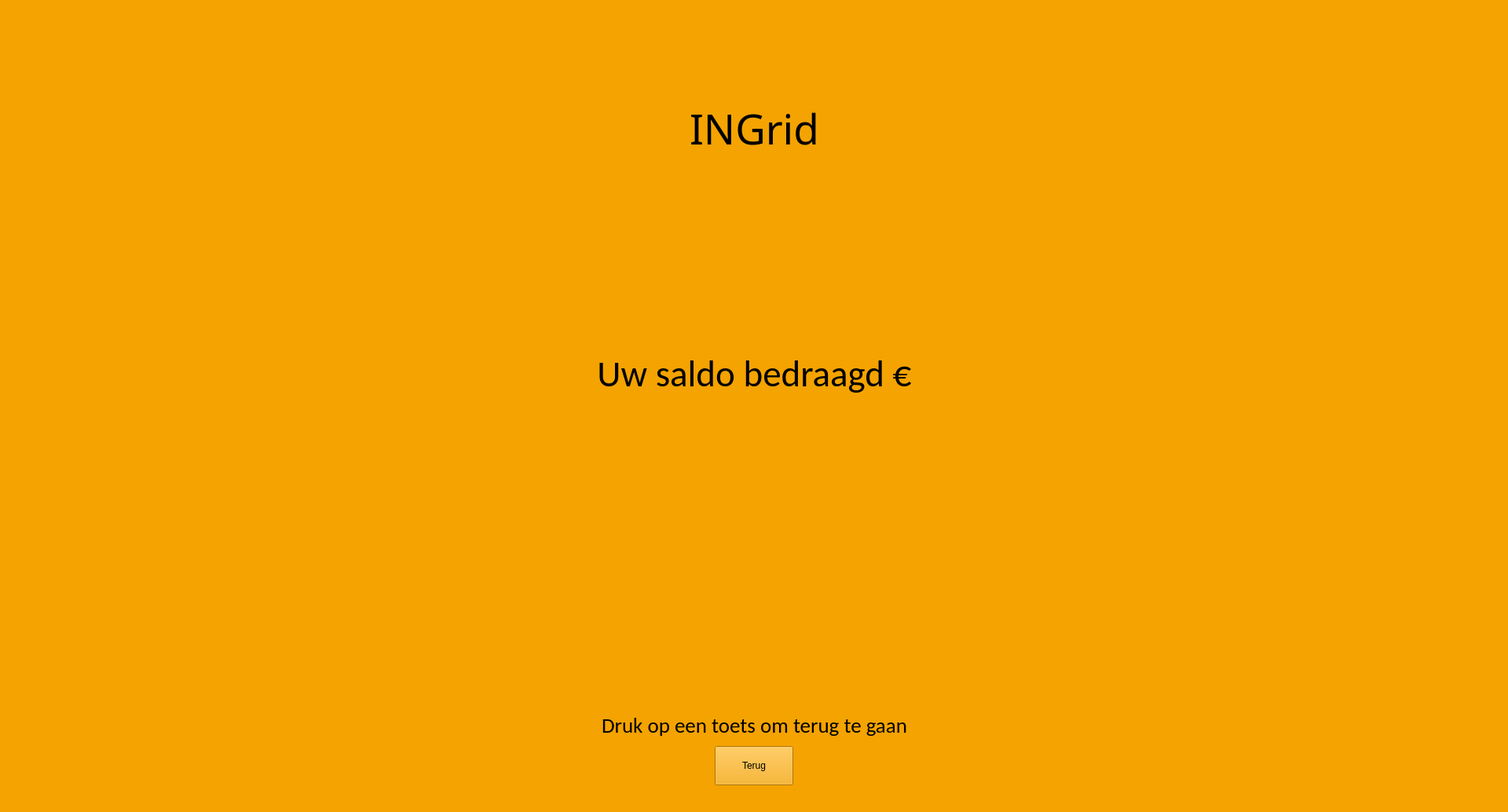
<?xml version="1.0" encoding="UTF-8"?>
<ui version="4.0">
 <class>main</class>
 <widget class="QMainWindow" name="main">
  <property name="geometry">
   <rect>
    <x>0</x>
    <y>0</y>
    <width>1920</width>
    <height>1034</height>
   </rect>
  </property>
  <property name="minimumSize">
   <size>
    <width>1920</width>
    <height>1034</height>
   </size>
  </property>
  <property name="windowTitle">
   <string>Saldo?</string>
  </property>
  <property name="layoutDirection">
   <enum>Qt::LeftToRight</enum>
  </property>
  <property name="styleSheet">
   <string notr="true">background-color: rgb(244, 163, 0);</string>
  </property>
  <widget class="QWidget" name="centralwidget">
   <widget class="QPushButton" name="backButton">
    <property name="geometry">
     <rect>
      <x>910</x>
      <y>950</y>
      <width>100</width>
      <height>50</height>
     </rect>
    </property>
    <property name="styleSheet">
     <string notr="true"/>
    </property>
    <property name="text">
     <string>Terug</string>
    </property>
   </widget>
   <widget class="QWidget" name="verticalLayoutWidget">
    <property name="geometry">
     <rect>
      <x>10</x>
      <y>10</y>
      <width>1901</width>
      <height>931</height>
     </rect>
    </property>
    <layout class="QVBoxLayout" name="verticalLayout">
     <item>
      <widget class="QLabel" name="label_1">
       <property name="font">
        <font>
         <family>Broadway</family>
         <pointsize>40</pointsize>
        </font>
       </property>
       <property name="text">
        <string>INGrid</string>
       </property>
       <property name="alignment">
        <set>Qt::AlignCenter</set>
       </property>
      </widget>
     </item>
     <item>
      <widget class="QLabel" name="label">
       <property name="font">
        <font>
         <family>Calibri</family>
         <pointsize>35</pointsize>
        </font>
       </property>
       <property name="text">
        <string>Uw saldo bedraagd €</string>
       </property>
       <property name="alignment">
        <set>Qt::AlignCenter</set>
       </property>
      </widget>
     </item>
     <item>
      <widget class="QLabel" name="label_2">
       <property name="font">
        <font>
         <family>Calibri</family>
         <pointsize>20</pointsize>
        </font>
       </property>
       <property name="text">
        <string>Druk op een toets om terug te gaan</string>
       </property>
       <property name="alignment">
        <set>Qt::AlignBottom|Qt::AlignHCenter</set>
       </property>
      </widget>
     </item>
    </layout>
   </widget>
  </widget>
 </widget>
 <resources/>
 <connections/>
</ui>
